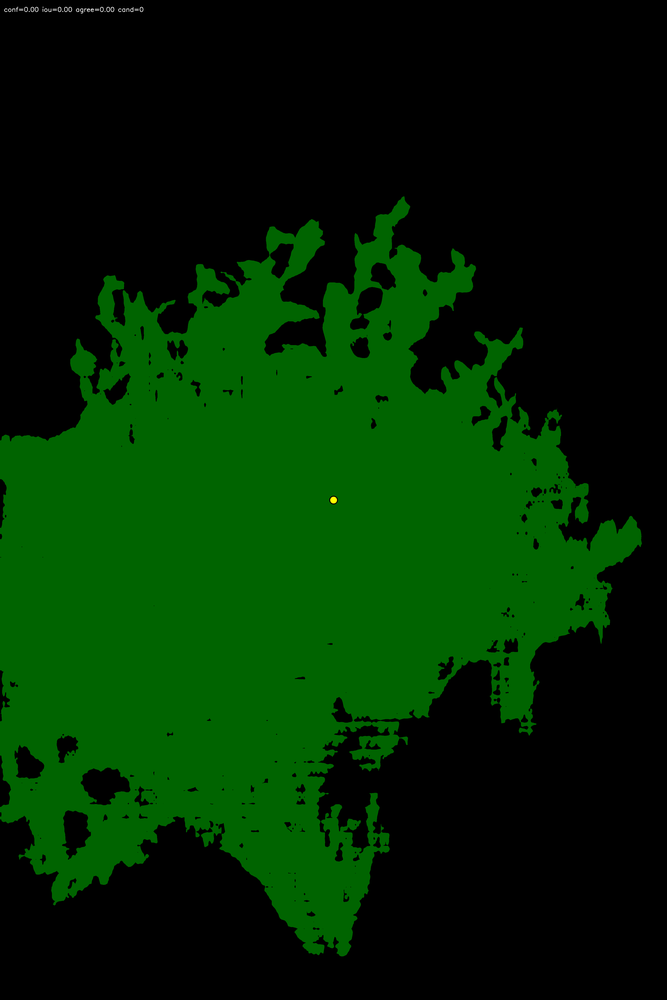
#> input picture 02_sam3_segmentation/sample_overlays/sample_01_sam3_overlay.png, 667 x 1000 px, shrunk from 3456 x 5184 before the run
$ python -i canopy_metrics.py   (imports and definitions only)   (older library calls are emulated)
#> lines starting #> are read from the running program, lines starting #| are printed output that depends on the picture; after the words box and inside, x2 and y2 are one past the last pixel; in counts of white or black regions, pixels touching at a corner belong together
#> further down, picture is the input picture: shape (1000, 667, 3); mean B, G, R 0.1, 40, 0.1
"""
Canopy Architecture Feature Extraction Module
Implements all 32 canopy architecture traits defined in Supplementary Table 1 of:
"Image-Based Estimation of Blueberry Yield Incorporating External Validation and Canopy Architecture Under Field Conditions"

Traits Included:
----------------
1.  LDI Whole (%)            : 100 * canopy pixels / total image pixels
2.  LDI Bounded (%)          : 100 * canopy pixels / bounding-box area
3.  LDI Hull / Solidity (%)  : 100 * canopy pixels / convex-hull area
4.  Canopy Width (px)        : Max x - Min x + 1
5.  Canopy Height (px)       : Max y - Min y + 1
6.  Canopy Area (px2)        : Nonzero canopy pixel count
7.  Canopy Perimeter (px)     : External canopy contour perimeter
8.  Convex Hull Area (px2)   : Convex hull polygon area
9.  Solidity                 : Canopy Area / Convex Hull Area
10. Bounding Box Area (px2)  : Canopy Width * Canopy Height
11. Width-Height Ratio       : Canopy Width / Canopy Height
12. Circularity              : 4 * pi * Canopy Area / Perimeter^2
13. Fractal Dimension        : Box-counting boundary fractal dimension
14. Orientation              : Main canopy axis angle (degrees)
15. Major Axis Length        : PCA-derived main axis length
16. Minor Axis Length        : Perpendicular axis length
17. Mean GLI                 : Green Leaf Index = (2*G - R - B) / (2*G + R + B)
18. Mean VARI                : Visible Atmospherically Resistant Index = (G - R) / (G + R - B)
19. Mean Hue                 : Average HSV Hue
20. Std. Dev. Hue            : Standard deviation of HSV Hue
21. Mean Saturation          : Average HSV Saturation
22. Std. Dev. Saturation     : Standard deviation of HSV Saturation
23. Mean Value               : Average HSV Value
24. Std. Dev. Value          : Standard deviation of HSV Value
25. Yellow (%)               : % pixels in Yellow HSV range (H:20-40, S:50-255, V:50-255)
26. Brown (%)                : % pixels in Brown HSV range (H:0-20, S:40-150, V:40-180)
27. Texture Contrast         : GLCM Contrast
28. Texture Dissimilarity    : GLCM Dissimilarity
29. Texture Homogeneity      : GLCM Homogeneity
30. Texture Energy           : GLCM Energy
31. Texture Correlation      : GLCM Correlation
32. Texture ASM              : GLCM Angular Second Moment
"""

import math
import cv2
import numpy as np

def compute_hsv_vegetation_mask(image: np.ndarray, lower_hsv=(25, 40, 40), upper_hsv=(85, 255, 255)) -> np.ndarray:
    """
    Computes green vegetation mask in HSV color space to isolate plant canopy from background.
    """
#> called with lower_hsv = (25, 40, 40), upper_hsv = (85, 255, 255)
    hsv = cv2.cvtColor(image, cv2.COLOR_BGR2HSV)
#> hsv: shape (1000, 667, 3); mean H, S, V 25, 106.1, 40
    mask = cv2.inRange(hsv, np.array(lower_hsv), np.array(upper_hsv))
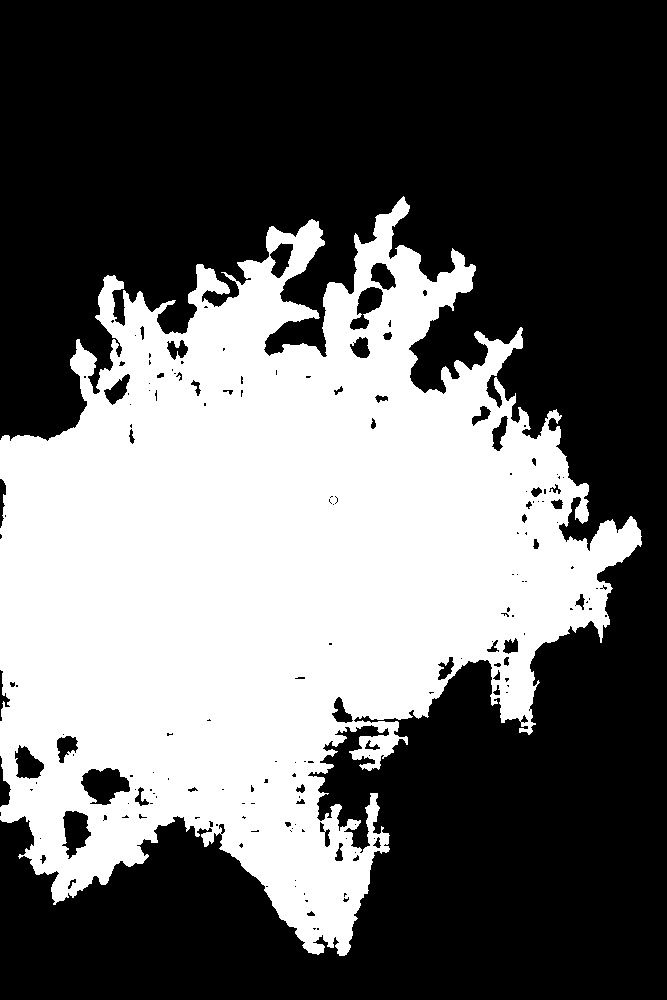
#> mask: shape (1000, 667); 40% white; 1 white region, box (x1, y1, x2, y2) and area: (0, 196, 642, 956) 267130
    kernel = cv2.getStructuringElement(cv2.MORPH_ELLIPSE, (5, 5))
    mask = cv2.morphologyEx(mask, cv2.MORPH_OPEN, kernel)
#> mask: shape (1000, 667); 39.8% white; 11 white regions (2 under 20 px), largest, box (x1, y1, x2, y2) and area: (0, 198, 642, 956) 263872, (352, 721, 399, 771) 1131, (494, 380, 505, 397) 107
    mask = cv2.morphologyEx(mask, cv2.MORPH_CLOSE, kernel)
#> mask: shape (1000, 667); 40.2% white; 3 white regions
    return mask

def compute_distance_transform(binary_mask: np.ndarray) -> np.ndarray:
    """
    Computes Euclidean Distance Transform on binary canopy mask.
    """
    dist = cv2.distanceTransform(binary_mask, cv2.DIST_L2, 5)
    dist_norm = cv2.normalize(dist, None, alpha=0, beta=255, norm_type=cv2.NORM_MINMAX, dtype=cv2.CV_8U)
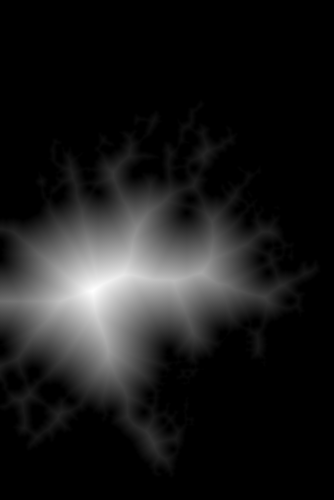
#> dist_norm: shape (1000, 667) (shown at 1/2 size); min 0, max 255, mean 27
    return dist_norm

def compute_table1_traits(image: np.ndarray, binary_mask: np.ndarray) -> dict:
    """
    Calculates all 32 Supplementary Table 1 Canopy Architecture Traits.
    """
    img_h, img_w = image.shape[:2]
    total_img_pixels = img_h * img_w
    canopy_pixels = np.count_nonzero(binary_mask)
#> canopy_pixels = 268303

    if canopy_pixels == 0:
        return {f: 0.0 for f in [
            'LDI Whole (%)', 'LDI Bounded (%)', 'LDI.Hull/Solidity (%)',
            'Canopy Width (px)', 'Canopy Height (px)', 'Canopy Area (px2)',
            'Canopy Perimeter (px)', 'Convex Hull Area (px2)', 'Solidity',
            'Bounding Box Area (px2)', 'Width-Height Ratio', 'Circularity',
            'Fractal Dimension', 'Orientation', 'Major Axis Length', 'Minor Axis Length',
            'Mean GLI', 'Mean VARI', 'Mean Hue', 'Std. Dev. Hue',
            'Mean Saturation', 'Std. Dev. Saturation', 'Mean Value', 'Std. Dev. Value',
            'Yellow (%)', 'Brown (%)', 'Texture Contrast', 'Texture Dissimilarity',
            'Texture Homogeneity', 'Texture Energy', 'Texture Correlation', 'Texture ASM'
        ]}

    contours, _ = cv2.findContours(binary_mask, cv2.RETR_EXTERNAL, cv2.CHAIN_APPROX_SIMPLE)
#> contours = 3 contours; box (x1, y1, x2, y2) and area: (0, 198, 642, 956) 273002, (494, 380, 505, 397) 88, (547, 411, 561, 421) 73
    c = max(contours, key=cv2.contourArea)
#> c = contour of 2787 points, box (x1, y1, x2, y2) (0, 198, 642, 956), area 273002
    hull = cv2.convexHull(c)
#> hull = contour of 26 points, box (x1, y1, x2, y2) (0, 198, 642, 956), area 356368

    # 1. Size & Extent Metrics
    canopy_area = float(cv2.contourArea(c)) if cv2.contourArea(c) > 0 else float(canopy_pixels)
#> canopy_area = 273002.5
    hull_area = float(cv2.contourArea(hull)) if cv2.contourArea(hull) > 0 else canopy_area
#> hull_area = 356368
    perim = float(cv2.arcLength(c, True))
#> perim = 5547.6

    x, y, w, h = cv2.boundingRect(c)
#> x = 0; y = 198; w = 642; h = 758
    bbox_area = float(w * h)
#> bbox_area = 486636

    ldi_whole = (canopy_pixels / float(total_img_pixels)) * 100.0
#> ldi_whole = 40.23
    ldi_bounded = (canopy_pixels / bbox_area * 100.0) if bbox_area > 0 else 0.0
#> ldi_bounded = 55.13
    solidity = canopy_area / hull_area if hull_area > 0 else 0.0
#> solidity = 0.766
    ldi_hull = solidity * 100.0
#> ldi_hull = 76.61

    width_height_ratio = float(w) / float(h) if h > 0 else 0.0
#> width_height_ratio = 0.847
    circularity = (4.0 * math.pi * canopy_area / (perim * perim)) if perim > 0 else 0.0
#> circularity = 0.111

    # 2. Fitted Ellipse & PCA Orientation
    if len(c) >= 5:
        (cx, cy), (ma, MA), angle = cv2.fitEllipse(c)
#> cx = 266.1; cy = 571.3; ma = 560.9; MA = 684.3; angle = 44.15
        major_axis = max(ma, MA)
#> major_axis = 684.3
        minor_axis = min(ma, MA)
#> minor_axis = 560.9
        orientation = angle
#> orientation = 44.15
    else:
        major_axis, minor_axis, orientation = float(w), float(h), 0.0

    # 3. Color Vegetation Indices (GLI, VARI, Hue, Saturation, Value)
    hsv = cv2.cvtColor(image, cv2.COLOR_BGR2HSV)
    b, g, r = cv2.split(image.astype(np.float32))
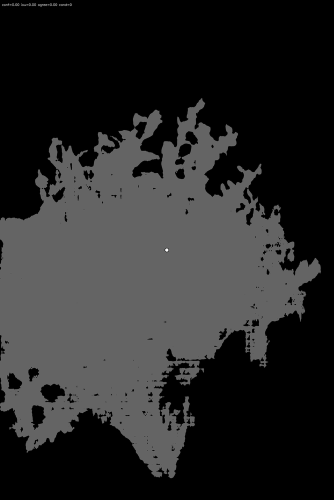
#> g: shape (1000, 667) float32 (shown at 1/2 size); min 0, max 255, mean 40

    mask_bool = binary_mask > 0
#> mask_bool: shape (1000, 667) bool; 40.2% white; 3 white regions, box (x1, y1, x2, y2) and area: (0, 198, 642, 956) 268106, (494, 380, 505, 397) 107, (547, 411, 561, 421) 90
    g_m, r_m, b_m = g[mask_bool], r[mask_bool], b[mask_bool]

    denom_gli = (2.0 * g_m + r_m + b_m)
    denom_gli[denom_gli == 0] = 1e-6
    gli = (2.0 * g_m - r_m - b_m) / denom_gli

    denom_vari = (g_m + r_m - b_m)
    denom_vari[denom_vari == 0] = 1e-6
    vari = (g_m - r_m) / denom_vari

    hue = hsv[:, :, 0][mask_bool].astype(np.float32)
    sat = hsv[:, :, 1][mask_bool].astype(np.float32)
    val = hsv[:, :, 2][mask_bool].astype(np.float32)

    # Yellow % (H:20-40, S:50-255, V:50-255)
    yellow_mask = (hsv[:, :, 0] >= 20) & (hsv[:, :, 0] <= 40) & (hsv[:, :, 1] >= 50) & (hsv[:, :, 2] >= 50) & mask_bool
#> yellow_mask: shape (1000, 667) bool; 0.01% white; 1 white region, box (x1, y1, x2, y2) and area: (330, 496, 337, 504) 42
    yellow_pct = (np.count_nonzero(yellow_mask) / float(canopy_pixels)) * 100.0
#> yellow_pct = 0.0157

    # Brown % (H:0-20, S:40-150, V:40-180)
    brown_mask = (hsv[:, :, 0] >= 0) & (hsv[:, :, 0] <= 20) & (hsv[:, :, 1] >= 40) & (hsv[:, :, 1] <= 150) & (hsv[:, :, 2] >= 40) & (hsv[:, :, 2] <= 180) & mask_bool
#> brown_mask: shape (1000, 667) bool; every value is 0
    brown_pct = (np.count_nonzero(brown_mask) / float(canopy_pixels)) * 100.0
#> brown_pct = 0

    # 4. GLCM Texture Traits (Contrast, Dissimilarity, Homogeneity, Energy, Correlation, ASM)
    gray = cv2.cvtColor(image, cv2.COLOR_BGR2GRAY)
    gray_crop = gray[y:y+h, x:x+w]
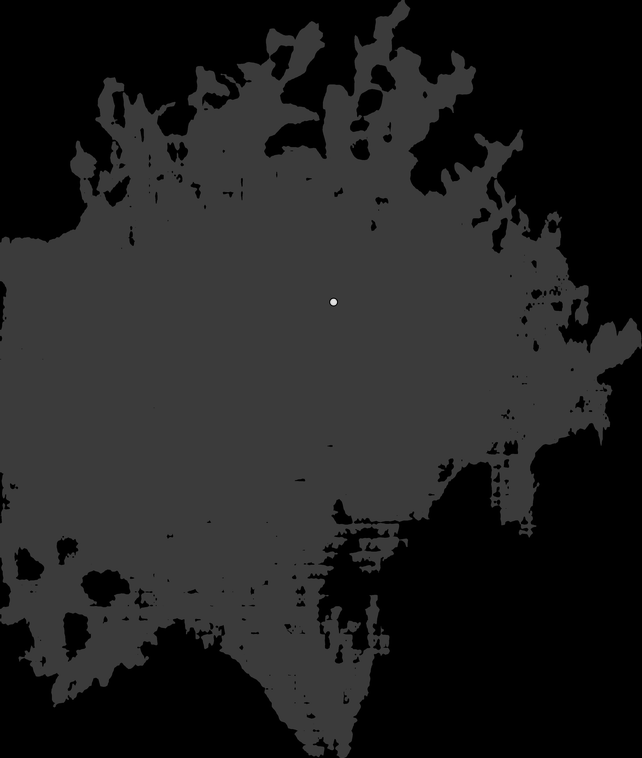
#> gray_crop: shape (758, 642); min 0, max 226, mean 32.3
    m_crop = binary_mask[y:y+h, x:x+w] > 0
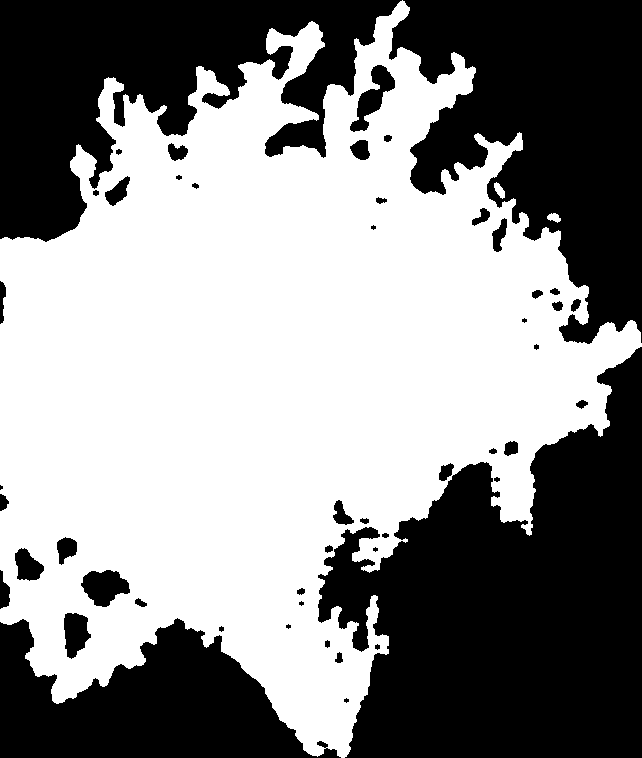
#> m_crop: shape (758, 642) bool; 55.1% white; 50 black regions (7 under 20 px)

    if gray_crop.size > 0 and np.any(m_crop):
        diff = np.abs(gray_crop.astype(np.float32) - np.mean(gray_crop[m_crop]))
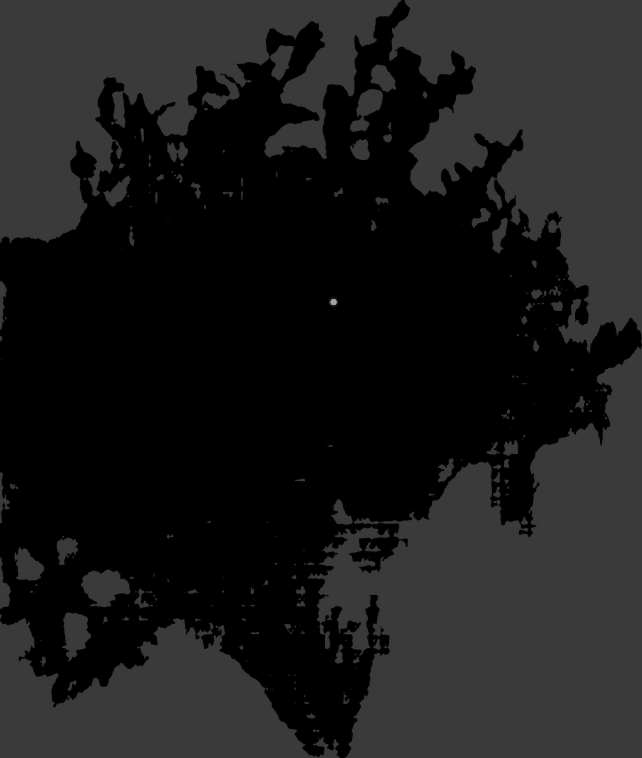
#> diff: shape (758, 642) float32; min 0.206, max 167.8, mean 26.8
        contrast = float(np.mean(diff ** 2))
#> contrast = 1523.5
        dissimilarity = float(np.mean(diff))
#> dissimilarity = 26.83
        homogeneity = float(np.mean(1.0 / (1.0 + diff ** 2)))
#> homogeneity = 0.325
        energy = float(np.mean(gray_crop[m_crop] ** 2) / (255.0 ** 2))
#> energy = 0.00224
        correlation = float(np.corrcoef(gray_crop[m_crop], np.roll(gray_crop[m_crop], 1))[0, 1]) if len(gray_crop[m_crop]) > 1 else 0.0
#> correlation = 0.642
        asm = energy ** 2
#> asm = 5.02e-06
    else:
        contrast = dissimilarity = homogeneity = energy = correlation = asm = 0.0

    # 5. Fractal Dimension
    fractal_dim = round(1.0 + (perim / (2.0 * (w + h) + 1e-6)), 3)
#> fractal_dim = 2.98

    return {
        'LDI Whole (%)': round(ldi_whole, 2),
        'LDI Bounded (%)': round(ldi_bounded, 2),
        'LDI.Hull/Solidity (%)': round(ldi_hull, 2),
        'Canopy Width (px)': int(w),
        'Canopy Height (px)': int(h),
        'Canopy Area (px2)': int(canopy_area),
        'Canopy Perimeter (px)': round(perim, 2),
        'Convex Hull Area (px2)': int(hull_area),
        'Solidity': round(solidity, 4),
        'Bounding Box Area (px2)': int(bbox_area),
        'Width-Height Ratio': round(width_height_ratio, 3),
        'Circularity': round(circularity, 4),
        'Fractal Dimension': fractal_dim,
        'Orientation': round(orientation, 2),
        'Major Axis Length': round(major_axis, 2),
        'Minor Axis Length': round(minor_axis, 2),
        'Mean GLI': round(float(gli.mean()), 4),
        'Mean VARI': round(float(vari.mean()), 4),
        'Mean Hue': round(float(hue.mean()), 2),
        'Std. Dev. Hue': round(float(hue.std()), 2),
        'Mean Saturation': round(float(sat.mean()), 2),
        'Std. Dev. Saturation': round(float(sat.std()), 2),
        'Mean Value': round(float(val.mean()), 2),
        'Std. Dev. Value': round(float(val.std()), 2),
        'Yellow (%)': round(yellow_pct, 2),
        'Brown (%)': round(brown_pct, 2),
        'Texture Contrast': round(contrast, 2),
        'Texture Dissimilarity': round(dissimilarity, 2),
        'Texture Homogeneity': round(homogeneity, 4),
        'Texture Energy': round(energy, 4),
        'Texture Correlation': round(correlation if not math.isnan(correlation) else 0.0, 4),
        'Texture ASM': round(asm, 6)
    }

def extract_canopy_architecture_features(image: np.ndarray) -> dict:
    """
    Main entry point function returning binary mask, distance map, silhouette image, and all 32 Supplementary Table 1 traits.
    """
    hsv_mask = compute_hsv_vegetation_mask(image)
    dist_map = compute_distance_transform(hsv_mask)
    table1_traits = compute_table1_traits(image, hsv_mask)
#> table1_traits = 32 items

    # Visual overlay for silhouette analysis
    contours, _ = cv2.findContours(hsv_mask, cv2.RETR_EXTERNAL, cv2.CHAIN_APPROX_SIMPLE)
    hull_img = image.copy()
    if contours:
        c = max(contours, key=cv2.contourArea)
        hull = cv2.convexHull(c)
        cv2.drawContours(hull_img, [c], -1, (0, 255, 0), 2)
        cv2.drawContours(hull_img, [hull], -1, (0, 0, 255), 3)
        x, y, w, h = cv2.boundingRect(c)
#> x = 0; y = 198; w = 642; h = 758
        cv2.rectangle(hull_img, (x, y), (x + w, y + h), (255, 255, 0), 2)
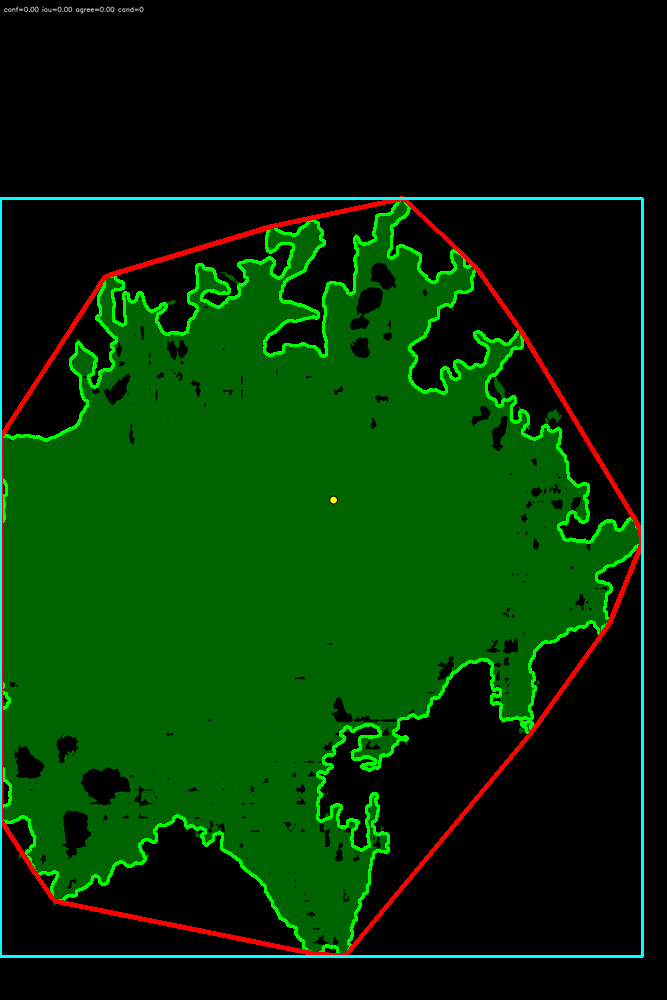
#> hull_img: shape (1000, 667, 3); mean B, G, R 3, 47.4, 3.5

    return {
        'hsv_mask': hsv_mask,
        'distance_transform': dist_map,
        'silhouette_image': hull_img,
        'metrics': table1_traits
    }

>>> import cv2
>>> picture = cv2.imread('../../02_sam3_segmentation/sample_overlays/sample_01_sam3_overlay.png')
>>> result = extract_canopy_architecture_features(picture)
#> result = 4 items
